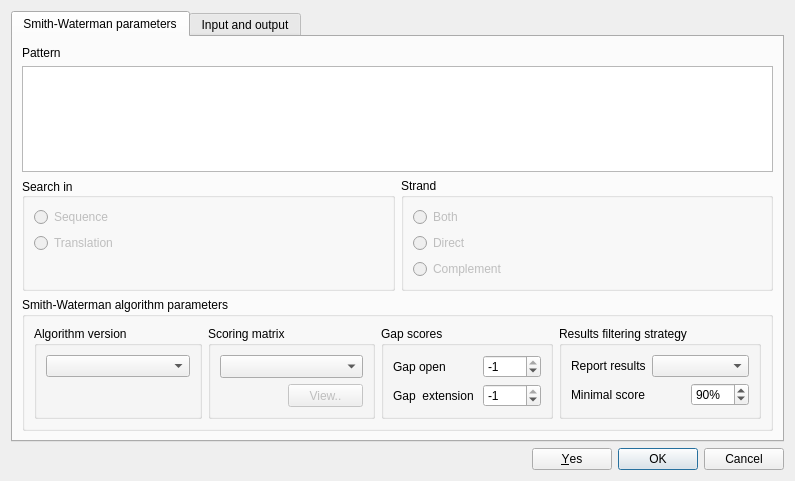
<?xml version="1.0" encoding="UTF-8"?>
<ui version="4.0">
 <class>SmithWatermanDialogBase</class>
 <widget class="QWidget" name="SmithWatermanDialogBase">
  <property name="geometry">
   <rect>
    <x>0</x>
    <y>0</y>
    <width>795</width>
    <height>481</height>
   </rect>
  </property>
  <property name="sizePolicy">
   <sizepolicy hsizetype="Maximum" vsizetype="Maximum">
    <horstretch>0</horstretch>
    <verstretch>0</verstretch>
   </sizepolicy>
  </property>
  <property name="minimumSize">
   <size>
    <width>0</width>
    <height>0</height>
   </size>
  </property>
  <property name="maximumSize">
   <size>
    <width>10000</width>
    <height>10000</height>
   </size>
  </property>
  <property name="windowTitle">
   <string>Smith-Waterman Search</string>
  </property>
  <layout class="QVBoxLayout" name="verticalLayout_3">
   <item>
    <widget class="QTabWidget" name="tabWidget">
     <property name="currentIndex">
      <number>0</number>
     </property>
     <widget class="QWidget" name="SW_params_tab">
      <attribute name="title">
       <string>Smith-Waterman parameters</string>
      </attribute>
      <layout class="QVBoxLayout" name="verticalLayout_6">
       <item>
        <widget class="QLabel" name="lblPattern">
         <property name="text">
          <string>Pattern</string>
         </property>
        </widget>
       </item>
       <item>
        <widget class="QTextEdit" name="teditPattern">
         <property name="sizePolicy">
          <sizepolicy hsizetype="Expanding" vsizetype="Expanding">
           <horstretch>0</horstretch>
           <verstretch>0</verstretch>
          </sizepolicy>
         </property>
         <property name="minimumSize">
          <size>
           <width>0</width>
           <height>0</height>
          </size>
         </property>
         <property name="maximumSize">
          <size>
           <width>100000</width>
           <height>100000</height>
          </size>
         </property>
         <property name="tabChangesFocus">
          <bool>true</bool>
         </property>
         <property name="acceptRichText">
          <bool>false</bool>
         </property>
         <property name="tabStopWidth" stdset="0">
          <number>0</number>
         </property>
        </widget>
       </item>
       <item>
        <layout class="QHBoxLayout" name="horizontalLayout_4" stretch="1,1,1">
         <property name="sizeConstraint">
          <enum>QLayout::SetFixedSize</enum>
         </property>
         <item>
          <widget class="QGroupBox" name="gbTransl">
           <property name="sizePolicy">
            <sizepolicy hsizetype="Minimum" vsizetype="Fixed">
             <horstretch>0</horstretch>
             <verstretch>0</verstretch>
            </sizepolicy>
           </property>
           <property name="maximumSize">
            <size>
             <width>1000</width>
             <height>1000</height>
            </size>
           </property>
           <property name="title">
            <string>Search in</string>
           </property>
           <property name="alignment">
            <set>Qt::AlignLeading|Qt::AlignLeft|Qt::AlignVCenter</set>
           </property>
           <property name="checkable">
            <bool>false</bool>
           </property>
           <layout class="QVBoxLayout" name="verticalLayout_2">
            <item>
             <widget class="QRadioButton" name="radioSequence">
              <property name="enabled">
               <bool>false</bool>
              </property>
              <property name="text">
               <string>Sequence</string>
              </property>
              <property name="checkable">
               <bool>true</bool>
              </property>
              <property name="checked">
               <bool>false</bool>
              </property>
              <property name="autoExclusive">
               <bool>true</bool>
              </property>
             </widget>
            </item>
            <item>
             <widget class="QRadioButton" name="radioTranslation">
              <property name="enabled">
               <bool>false</bool>
              </property>
              <property name="text">
               <string>Translation</string>
              </property>
             </widget>
            </item>
            <item>
             <spacer name="verticalSpacer">
              <property name="orientation">
               <enum>Qt::Vertical</enum>
              </property>
              <property name="sizeHint" stdset="0">
               <size>
                <width>20</width>
                <height>2</height>
               </size>
              </property>
             </spacer>
            </item>
           </layout>
          </widget>
         </item>
         <item>
          <widget class="QGroupBox" name="gbDirect">
           <property name="sizePolicy">
            <sizepolicy hsizetype="Minimum" vsizetype="Fixed">
             <horstretch>0</horstretch>
             <verstretch>0</verstretch>
            </sizepolicy>
           </property>
           <property name="maximumSize">
            <size>
             <width>1000</width>
             <height>1000</height>
            </size>
           </property>
           <property name="title">
            <string>Strand</string>
           </property>
           <layout class="QVBoxLayout" name="verticalLayout">
            <item>
             <widget class="QRadioButton" name="radioBoth">
              <property name="enabled">
               <bool>false</bool>
              </property>
              <property name="text">
               <string>Both</string>
              </property>
             </widget>
            </item>
            <item>
             <widget class="QRadioButton" name="radioDirect">
              <property name="enabled">
               <bool>false</bool>
              </property>
              <property name="text">
               <string>Direct</string>
              </property>
             </widget>
            </item>
            <item>
             <widget class="QRadioButton" name="radioComplement">
              <property name="enabled">
               <bool>false</bool>
              </property>
              <property name="text">
               <string>Complement</string>
              </property>
             </widget>
            </item>
           </layout>
          </widget>
         </item>
         <item>
          <layout class="QHBoxLayout" name="rangeSelectorLayout">
           <property name="sizeConstraint">
            <enum>QLayout::SetMinimumSize</enum>
           </property>
          </layout>
         </item>
        </layout>
       </item>
       <item>
        <widget class="QGroupBox" name="gbAlgorithm">
         <property name="title">
          <string>Smith-Waterman algorithm parameters</string>
         </property>
         <layout class="QHBoxLayout" name="horizontalLayout">
          <item>
           <widget class="QGroupBox" name="gbRealization">
            <property name="title">
             <string>Algorithm version</string>
            </property>
            <layout class="QGridLayout" name="gridLayout_3">
             <item row="0" column="0" colspan="3">
              <widget class="QComboBox" name="comboRealization">
               <property name="sizePolicy">
                <sizepolicy hsizetype="Expanding" vsizetype="Fixed">
                 <horstretch>0</horstretch>
                 <verstretch>0</verstretch>
                </sizepolicy>
               </property>
               <property name="minimumSize">
                <size>
                 <width>120</width>
                 <height>0</height>
                </size>
               </property>
               <property name="maximumSize">
                <size>
                 <width>1000</width>
                 <height>1000</height>
                </size>
               </property>
              </widget>
             </item>
             <item row="1" column="0">
              <spacer name="horizontalSpacer">
               <property name="orientation">
                <enum>Qt::Horizontal</enum>
               </property>
               <property name="sizeHint" stdset="0">
                <size>
                 <width>48</width>
                 <height>20</height>
                </size>
               </property>
              </spacer>
             </item>
             <item row="1" column="1">
              <spacer name="verticalSpacer_3">
               <property name="orientation">
                <enum>Qt::Vertical</enum>
               </property>
               <property name="sizeHint" stdset="0">
                <size>
                 <width>20</width>
                 <height>40</height>
                </size>
               </property>
              </spacer>
             </item>
            </layout>
           </widget>
          </item>
          <item>
           <widget class="QGroupBox" name="gbSubstMatrix">
            <property name="maximumSize">
             <size>
              <width>1000</width>
              <height>1000</height>
             </size>
            </property>
            <property name="title">
             <string>Scoring matrix</string>
            </property>
            <layout class="QGridLayout" name="gridLayout_4">
             <item row="0" column="0" colspan="2">
              <widget class="QComboBox" name="comboMatrix">
               <property name="sizePolicy">
                <sizepolicy hsizetype="Expanding" vsizetype="Fixed">
                 <horstretch>0</horstretch>
                 <verstretch>0</verstretch>
                </sizepolicy>
               </property>
               <property name="minimumSize">
                <size>
                 <width>120</width>
                 <height>0</height>
                </size>
               </property>
               <property name="maximumSize">
                <size>
                 <width>1000</width>
                 <height>1000</height>
                </size>
               </property>
              </widget>
             </item>
             <item row="1" column="0">
              <spacer name="horizontalSpacer_6">
               <property name="orientation">
                <enum>Qt::Horizontal</enum>
               </property>
               <property name="sizeHint" stdset="0">
                <size>
                 <width>47</width>
                 <height>20</height>
                </size>
               </property>
              </spacer>
             </item>
             <item row="1" column="1">
              <widget class="QPushButton" name="bttnViewMatrix">
               <property name="enabled">
                <bool>false</bool>
               </property>
               <property name="maximumSize">
                <size>
                 <width>75</width>
                 <height>23</height>
                </size>
               </property>
               <property name="text">
                <string>View..</string>
               </property>
               <property name="flat">
                <bool>false</bool>
               </property>
              </widget>
             </item>
            </layout>
           </widget>
          </item>
          <item>
           <widget class="QGroupBox" name="gbGapModel">
            <property name="title">
             <string>Gap scores</string>
            </property>
            <layout class="QGridLayout" name="gridLayout">
             <item row="0" column="0">
              <widget class="QLabel" name="lblGapOpen">
               <property name="text">
                <string>Gap open</string>
               </property>
              </widget>
             </item>
             <item row="1" column="0">
              <widget class="QLabel" name="lblGapExtd">
               <property name="text">
                <string>Gap  extension </string>
               </property>
              </widget>
             </item>
             <item row="0" column="1">
              <widget class="QSpinBox" name="spinGapOpen">
               <property name="minimum">
                <number>-4096</number>
               </property>
               <property name="maximum">
                <number>-1</number>
               </property>
               <property name="value">
                <number>-1</number>
               </property>
              </widget>
             </item>
             <item row="1" column="1">
              <widget class="QSpinBox" name="spinGapExtd">
               <property name="minimum">
                <number>-4096</number>
               </property>
               <property name="maximum">
                <number>-1</number>
               </property>
              </widget>
             </item>
            </layout>
           </widget>
          </item>
          <item>
           <widget class="QGroupBox" name="gbResultFilter">
            <property name="title">
             <string>Results filtering strategy</string>
            </property>
            <layout class="QGridLayout" name="gridLayout_2">
             <item row="1" column="0">
              <layout class="QHBoxLayout" name="horizontalLayout_2">
               <item>
                <widget class="QLabel" name="lblScorePercent">
                 <property name="text">
                  <string>Minimal score</string>
                 </property>
                </widget>
               </item>
               <item>
                <spacer name="horizontalSpacer_4">
                 <property name="orientation">
                  <enum>Qt::Horizontal</enum>
                 </property>
                 <property name="sizeHint" stdset="0">
                  <size>
                   <width>40</width>
                   <height>20</height>
                  </size>
                 </property>
                </spacer>
               </item>
               <item>
                <widget class="QSpinBox" name="spinScorePercent">
                 <property name="sizePolicy">
                  <sizepolicy hsizetype="Expanding" vsizetype="Fixed">
                   <horstretch>0</horstretch>
                   <verstretch>0</verstretch>
                  </sizepolicy>
                 </property>
                 <property name="suffix">
                  <string>%</string>
                 </property>
                 <property name="minimum">
                  <number>1</number>
                 </property>
                 <property name="maximum">
                  <number>100</number>
                 </property>
                 <property name="value">
                  <number>90</number>
                 </property>
                </widget>
               </item>
              </layout>
             </item>
             <item row="0" column="0">
              <layout class="QHBoxLayout" name="horizontalLayout_3">
               <item>
                <widget class="QLabel" name="lblReportResultStrategy">
                 <property name="text">
                  <string>Report results</string>
                 </property>
                </widget>
               </item>
               <item>
                <widget class="QComboBox" name="comboResultFilter">
                 <property name="sizePolicy">
                  <sizepolicy hsizetype="Expanding" vsizetype="Fixed">
                   <horstretch>0</horstretch>
                   <verstretch>0</verstretch>
                  </sizepolicy>
                 </property>
                </widget>
               </item>
              </layout>
             </item>
            </layout>
           </widget>
          </item>
         </layout>
        </widget>
       </item>
      </layout>
     </widget>
     <widget class="QWidget" name="Input_output_tab">
      <attribute name="title">
       <string>Input and output</string>
      </attribute>
      <layout class="QVBoxLayout" name="verticalLayout_7">
       <item>
        <layout class="QHBoxLayout" name="saveResultVariantsLayout">
         <property name="sizeConstraint">
          <enum>QLayout::SetDefaultConstraint</enum>
         </property>
         <property name="bottomMargin">
          <number>0</number>
         </property>
         <item>
          <widget class="QLabel" name="saveResultAsLabel">
           <property name="sizePolicy">
            <sizepolicy hsizetype="Preferred" vsizetype="Preferred">
             <horstretch>0</horstretch>
             <verstretch>0</verstretch>
            </sizepolicy>
           </property>
           <property name="minimumSize">
            <size>
             <width>117</width>
             <height>0</height>
            </size>
           </property>
           <property name="maximumSize">
            <size>
             <width>80</width>
             <height>16777215</height>
            </size>
           </property>
           <property name="text">
            <string>Save results as</string>
           </property>
           <property name="buddy">
            <cstring>resultViewVariants</cstring>
           </property>
          </widget>
         </item>
         <item>
          <widget class="QComboBox" name="resultViewVariants">
           <property name="insertPolicy">
            <enum>QComboBox::InsertAtTop</enum>
           </property>
          </widget>
         </item>
        </layout>
       </item>
       <item>
        <layout class="QVBoxLayout" name="verticalLayout_4">
         <item>
          <widget class="QWidget" name="annotationsWidget" native="true">
           <property name="sizePolicy">
            <sizepolicy hsizetype="Expanding" vsizetype="Maximum">
             <horstretch>0</horstretch>
             <verstretch>0</verstretch>
            </sizepolicy>
           </property>
           <property name="minimumSize">
            <size>
             <width>0</width>
             <height>0</height>
            </size>
           </property>
          </widget>
         </item>
         <item>
          <widget class="QGroupBox" name="alignmentParams">
           <property name="sizePolicy">
            <sizepolicy hsizetype="Expanding" vsizetype="Minimum">
             <horstretch>0</horstretch>
             <verstretch>0</verstretch>
            </sizepolicy>
           </property>
           <property name="minimumSize">
            <size>
             <width>0</width>
             <height>290</height>
            </size>
           </property>
           <property name="title">
            <string>Aligner options</string>
           </property>
           <layout class="QGridLayout" name="gridLayout_6">
            <item row="0" column="0">
             <layout class="QGridLayout" name="gridLayout_5">
              <property name="rightMargin">
               <number>5</number>
              </property>
              <item row="0" column="0">
               <widget class="QLabel" name="alignFilePathLabel">
                <property name="sizePolicy">
                 <sizepolicy hsizetype="Maximum" vsizetype="Preferred">
                  <horstretch>0</horstretch>
                  <verstretch>0</verstretch>
                 </sizepolicy>
                </property>
                <property name="text">
                 <string>Alignment files directory path</string>
                </property>
               </widget>
              </item>
              <item row="0" column="1">
               <widget class="QLineEdit" name="alignmentFilesPath">
                <property name="sizePolicy">
                 <sizepolicy hsizetype="Expanding" vsizetype="Fixed">
                  <horstretch>0</horstretch>
                  <verstretch>0</verstretch>
                 </sizepolicy>
                </property>
                <property name="focusPolicy">
                 <enum>Qt::StrongFocus</enum>
                </property>
               </widget>
              </item>
              <item row="0" column="2">
               <widget class="QPushButton" name="browseResultDirBtn">
                <property name="sizePolicy">
                 <sizepolicy hsizetype="Fixed" vsizetype="Fixed">
                  <horstretch>0</horstretch>
                  <verstretch>0</verstretch>
                 </sizepolicy>
                </property>
                <property name="maximumSize">
                 <size>
                  <width>30</width>
                  <height>16777215</height>
                 </size>
                </property>
                <property name="focusPolicy">
                 <enum>Qt::StrongFocus</enum>
                </property>
                <property name="text">
                 <string>...</string>
                </property>
               </widget>
              </item>
              <item row="1" column="0" colspan="3">
               <widget class="QGroupBox" name="advOptions">
                <property name="focusPolicy">
                 <enum>Qt::StrongFocus</enum>
                </property>
                <property name="title">
                 <string>Set advanced options</string>
                </property>
                <property name="checkable">
                 <bool>true</bool>
                </property>
                <property name="checked">
                 <bool>false</bool>
                </property>
                <layout class="QGridLayout" name="gridLayout_7">
                 <item row="0" column="0">
                  <widget class="QLabel" name="mObjectsNamesTmplLabel">
                   <property name="sizePolicy">
                    <sizepolicy hsizetype="Maximum" vsizetype="Preferred">
                     <horstretch>0</horstretch>
                     <verstretch>0</verstretch>
                    </sizepolicy>
                   </property>
                   <property name="text">
                    <string>Template for alignment files names</string>
                   </property>
                  </widget>
                 </item>
                 <item row="2" column="0">
                  <widget class="QLabel" name="refSubseqNameTmplLabel">
                   <property name="sizePolicy">
                    <sizepolicy hsizetype="Maximum" vsizetype="Preferred">
                     <horstretch>0</horstretch>
                     <verstretch>0</verstretch>
                    </sizepolicy>
                   </property>
                   <property name="text">
                    <string>Template for reference subsequences names</string>
                   </property>
                  </widget>
                 </item>
                 <item row="3" column="1" colspan="2">
                  <widget class="QLineEdit" name="patternSubseqNameTmpl">
                   <property name="sizePolicy">
                    <sizepolicy hsizetype="Minimum" vsizetype="Fixed">
                     <horstretch>0</horstretch>
                     <verstretch>0</verstretch>
                    </sizepolicy>
                   </property>
                   <property name="focusPolicy">
                    <enum>Qt::StrongFocus</enum>
                   </property>
                  </widget>
                 </item>
                 <item row="2" column="1" colspan="2">
                  <widget class="QLineEdit" name="refSubseqNameTmpl">
                   <property name="sizePolicy">
                    <sizepolicy hsizetype="Minimum" vsizetype="Fixed">
                     <horstretch>0</horstretch>
                     <verstretch>0</verstretch>
                    </sizepolicy>
                   </property>
                   <property name="focusPolicy">
                    <enum>Qt::StrongFocus</enum>
                   </property>
                  </widget>
                 </item>
                 <item row="3" column="0">
                  <widget class="QLabel" name="patternNameTmplLabel">
                   <property name="sizePolicy">
                    <sizepolicy hsizetype="Maximum" vsizetype="Preferred">
                     <horstretch>0</horstretch>
                     <verstretch>0</verstretch>
                    </sizepolicy>
                   </property>
                   <property name="text">
                    <string>Template for pattern subsequences names</string>
                   </property>
                  </widget>
                 </item>
                 <item row="0" column="1" colspan="2">
                  <widget class="QLineEdit" name="mObjectNameTmpl">
                   <property name="sizePolicy">
                    <sizepolicy hsizetype="Expanding" vsizetype="Fixed">
                     <horstretch>0</horstretch>
                     <verstretch>0</verstretch>
                    </sizepolicy>
                   </property>
                   <property name="focusPolicy">
                    <enum>Qt::StrongFocus</enum>
                   </property>
                  </widget>
                 </item>
                 <item row="5" column="0" colspan="3">
                  <layout class="QGridLayout" name="tmplButtonsLayout">
                   <property name="leftMargin">
                    <number>0</number>
                   </property>
                   <property name="topMargin">
                    <number>0</number>
                   </property>
                   <property name="rightMargin">
                    <number>0</number>
                   </property>
                   <property name="bottomMargin">
                    <number>0</number>
                   </property>
                   <property name="spacing">
                    <number>3</number>
                   </property>
                  </layout>
                 </item>
                 <item row="4" column="0">
                  <widget class="QLabel" name="patternSequenceNameLbl">
                   <property name="text">
                    <string>Pattern sequence name</string>
                   </property>
                  </widget>
                 </item>
                 <item row="4" column="1" colspan="2">
                  <widget class="QLineEdit" name="patternSequenceName"/>
                 </item>
                </layout>
               </widget>
              </item>
             </layout>
            </item>
           </layout>
          </widget>
         </item>
        </layout>
       </item>
       <item>
        <spacer name="verticalSpacer_2">
         <property name="orientation">
          <enum>Qt::Vertical</enum>
         </property>
         <property name="sizeHint" stdset="0">
          <size>
           <width>20</width>
           <height>40</height>
          </size>
         </property>
        </spacer>
       </item>
      </layout>
     </widget>
    </widget>
   </item>
   <item>
    <widget class="QDialogButtonBox" name="buttonBox">
     <property name="standardButtons">
      <set>QDialogButtonBox::Cancel|QDialogButtonBox::Ok|QDialogButtonBox::Yes</set>
     </property>
    </widget>
   </item>
  </layout>
 </widget>
 <tabstops>
  <tabstop>tabWidget</tabstop>
  <tabstop>teditPattern</tabstop>
  <tabstop>radioSequence</tabstop>
  <tabstop>radioTranslation</tabstop>
  <tabstop>radioBoth</tabstop>
  <tabstop>radioDirect</tabstop>
  <tabstop>radioComplement</tabstop>
  <tabstop>comboRealization</tabstop>
  <tabstop>comboMatrix</tabstop>
  <tabstop>bttnViewMatrix</tabstop>
  <tabstop>spinGapOpen</tabstop>
  <tabstop>spinGapExtd</tabstop>
  <tabstop>comboResultFilter</tabstop>
  <tabstop>spinScorePercent</tabstop>
  <tabstop>resultViewVariants</tabstop>
  <tabstop>alignmentFilesPath</tabstop>
  <tabstop>alignmentFilesPath</tabstop>
  <tabstop>browseResultDirBtn</tabstop>
  <tabstop>advOptions</tabstop>
  <tabstop>mObjectNameTmpl</tabstop>
  <tabstop>refSubseqNameTmpl</tabstop>
  <tabstop>patternSubseqNameTmpl</tabstop>
  <tabstop>patternSequenceName</tabstop>
 </tabstops>
 <resources/>
 <connections>
  <connection>
   <sender>buttonBox</sender>
   <signal>rejected()</signal>
   <receiver>SmithWatermanDialogBase</receiver>
   <slot>close()</slot>
   <hints>
    <hint type="sourcelabel">
     <x>382</x>
     <y>405</y>
    </hint>
    <hint type="destinationlabel">
     <x>382</x>
     <y>212</y>
    </hint>
   </hints>
  </connection>
 </connections>
</ui>
